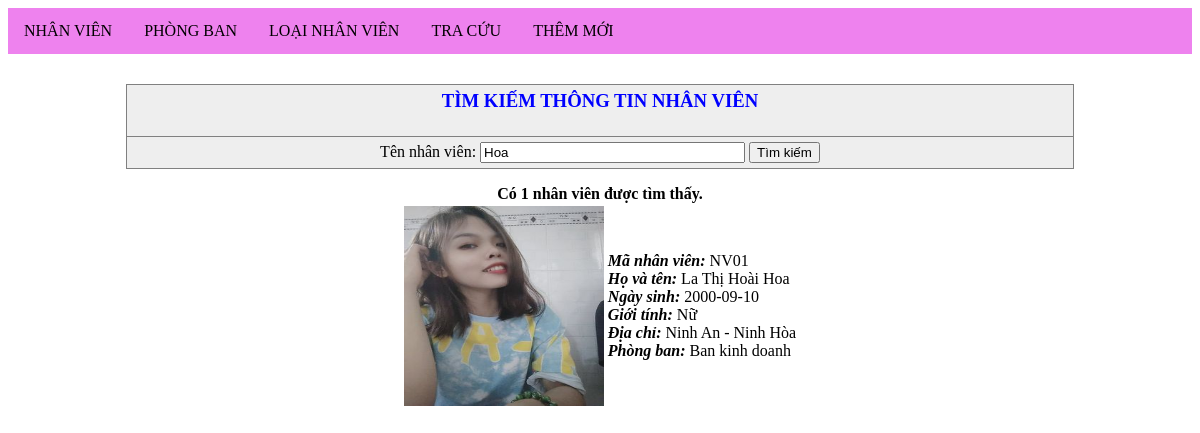
/tong_hop/TC_nhanvien.php?ten=Hoa, run on the app's committed database.
### tables this page shows
CREATE TABLE `nhan_vien` (
  `ma_NV` varchar(10) NOT NULL,
  `ho` varchar(30) NOT NULL,
  `ten` varchar(10) NOT NULL,
  `ngay_sinh` date NOT NULL,
  `gioi_tinh` varchar(5) NOT NULL,
  `dia_chi` varchar(70) NOT NULL,
  `anh` varchar(20) NOT NULL,
  `ma_loai_NV` varchar(10) NOT NULL,
  `ma_phong` varchar(10) NOT NULL
);

CREATE TABLE `phong_ban` (
  `ma_phong` varchar(10) NOT NULL,
  `ten_phong` varchar(50) NOT NULL
);

### tong_hop/TC_nhanvien.php (the view, shortened to what this page needs)
<!DOCTYPE HTML PUBLIC "-//W3C//DTD HTML 4.01 Frameset//EN">
<html>
<head>
<link rel="stylesheet"  type="text/css" media="screen" />
</head>
<body>
<form action="" method="get">
	<table bgcolor="#eeeeee" align="center" width="80%" border="1"
		   cellpadding="5" cellspacing="5" style="border-collapse: collapse;">
	<tr>
		<td align="center"><font color="blue"><h3>TÌM KIẾM THÔNG TIN NHÂN VIÊN</h3></font></td>
	</tr>
	<tr>
		<td align="center">Tên nhân viên: <input type="text" name="ten" size="30"
					value="<?php if(isset($_GET['ten'])) echo $_GET['ten'];?>">
				<input type="submit" name="tim" value="Tìm kiếm"></td>
	</tr>
	</table>
</form>
<?php
	if($_SERVER['REQUEST_METHOD']=='GET')
	{
		if(empty($_GET['ten'])) echo "<p align='center'>Vui lòng nhập tên nhân viên cần tìm</p>";
		else
		{
			$ten=$_GET['ten'];
			require("include/connect.php");
			$query=
			"Select *
			from nhan_vien join phong_ban
			on nhan_vien.ma_phong = phong_ban.ma_phong
			WHERE ten like '%$ten%' or ho like '%$ten%'
			group by nhan_vien.ma_nv";
			$result=mysqli_query($dbc,$query);
			if(mysqli_num_rows($result)<>0)
			{	$rows=mysqli_num_rows($result);
				echo "<div align='center'><b>Có $rows nhân viên được tìm thấy.</b></div>";
				while($row=mysqli_fetch_array($result, MYSQLI_ASSOC))
				{
					if ($row['gioi_tinh'] == 1)	$row['gioi_tinh'] = "Nam";
					else 				$row['gioi_tinh'] = "Nữ";
					echo '<table align="center">';
					echo '<tr>
						<td width="200" align="center">
							<img style="width: 200px hight: 200px" src="images/'.$row['anh'].'"/>
						</td>';
					echo '<td style="text-align: left;">'.
						'<i><b>Mã nhân viên: </i></b>'.$row['ma_NV'].'<br />'.
						'<i><b>Họ và tên: </i></b>'.$row['ho'].' '.$row['ten'].'<br />'.
						'<i><b>Ngày sinh: </b></i>'.$row['ngay_sinh'].'<br />'.
						'<i><b>Giới tính: </b></i>'.$row['gioi_tinh'].'<br />'.
						'<i><b>Địa chỉ: </b></i>'.$row['dia_chi'].'<br />'.
						'<i><b>Phòng ban: </b></i>'.$row['ten_phong'].'<br />';
					echo '</td>
						</tr>
					</table>';
				}
			}
			else echo "<div align='center'><b>Không tìm thấy nhân viên có tên này.</b></div>";
		}
	}
?>
</body>
</html>

### tong_hop/TC_nhanvien.php (style rules this page uses)
img { width: 200px; height: 200px; }

### data on the page
nhan_vien: anh (picture), ma_NV "NV01", ho "La Thị Hoài", ten "Hoa", ngay_sinh "2000-09-10", gioi_tinh "Nữ", dia_chi "Ninh An - Ninh Hòa", ma_phong.ten_phong "Ban kinh doanh"

### other printed values
$rows "1"
